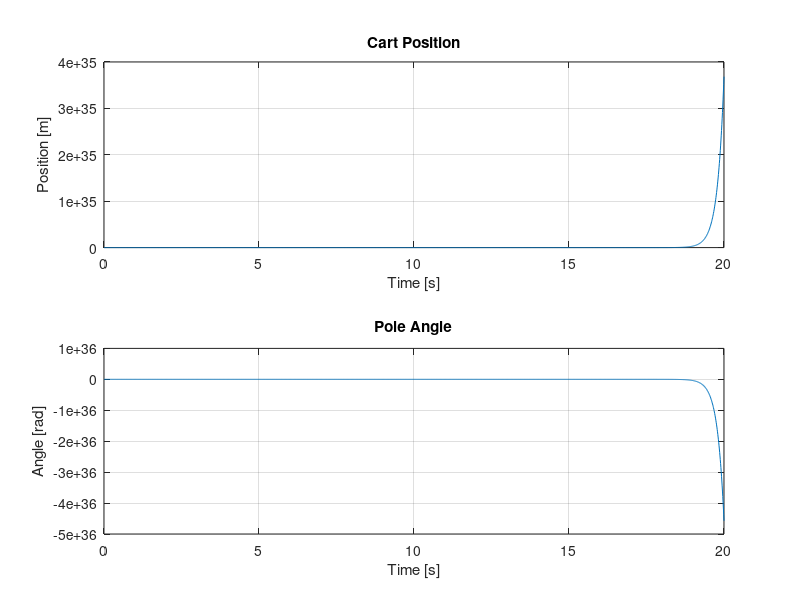

Here is the MATLAB script that generated this plot:
%% Linear Controller for Cart-Pole System %%
% Author: Ryan Russell
% 
% Control Algorithm Developed from: 
% "ECE 221 Project: Inverted Pendulum"
%    By: Dr. Jing Wang



% State Variables:
% x1 = Theta
% x2 = Theta_dot
% x3 = x
% x4 = x_dot

close all
clear all
clc

%%%%%%%%%%%%%%%%%%%%%%%%%%%%%%%%%%%%%%%%%%%%%%%%
%
% PARAMETERS
%
%%%%%%%%%%%%%%%%%%%%%%%%%%%%%%%%%%%%%%%%%%%%%%%%
M = 0.5; % [kg] - Mass of the Cart
m = 0.1; % [kg] - Mass of the pendulum
b = 0.1; % [N/(m/s)] - Coefficient of friction of the cart
l = 0.5; % [m] - Length of pendulum center of mass
g = 9.81; % [m/s^2] - Gravitational Acceleration Constant

t0 = 0; % [s] - Start time
tf = 20; % [s] - End time
T = 0.01; % [s] - Sampling Time
t = t0:T:tf; % Time Vector

x(:,1) = [0.11; rand * 0.1; 2; rand * 0.1]; % Initial Conditions

% State Matrices
A = [0, 1, 0, 0; (g*(M+m))/(M*l), 0, 0, b/(M*l); 0, 0, 0, 1; -(m*g)/M, 0, 0, -b/M];
B = [0; -1/(M*l); 0; 1/M];
C = [1, 0, 0, 0; 0, 0, 1, 0];

% Desired Pole Locataions
zeta = 0.6;
w_n = 1;
pole_d = [-zeta*w_n+1i*w_n*sqrt(1-zeta^2); -zeta*w_n-1i*w_n*sqrt(1-zeta^2);...
                                                    -5*zeta*w_n; -8*zeta*w_n];

% Control Gain Vector
K = acker(A,B,pole_d);

%%%%%%%%%%%%%%%%%%%%%%%%%%%%%%%%%%%%%%%%%%%%%%%%
%
% Simulation (Discrete Time - Euler Integration)
%
%%%%%%%%%%%%%%%%%%%%%%%%%%%%%%%%%%%%%%%%%%%%%%%%
k = 1; % Starting timestep
kf = tf/T; % Final timestep

while k <= kf +1
    u_temp = -K*x(:,k); % Control Input
    u(k) = sign(u_temp)*min(1 , abs(u_temp));
    
    x(1,k+1) = x(1,k) + T * x(2,k);
    x(2,k+1) = x(2,k) + T * ((g*(M+m))/(M*l)*x(1,k) + b/(M*l)*x(4,k) - (1/(M*l))*u(k));
    x(3,k+1) = x(3,k) + T * x(4,k);
    x(4,k+1) = x(4,k) + T * (-((m*g)/M)*x(1,k) - (b/M)* x(4,k) + (1/M)*u(k));
    
    x_pos(k) = x(3,k);
    Theta(k) = x(1,k);
    
    k = k + 1; % Update Timestep
end

%%%%%%%%%%%%%%%%%%%%%%%%%%%%%%%%%%%%%%%%%%%%%%%%
%
% PLOT RESULTS
%
%%%%%%%%%%%%%%%%%%%%%%%%%%%%%%%%%%%%%%%%%%%%%%%%

figure
subplot(2,1,1)
plot(t,x_pos)
title('Cart Position')
ylabel('Position [m]')
xlabel('Time [s]')
grid on
subplot(2,1,2)
plot(t,Theta)
title('Pole Angle')
ylabel('Angle [rad]')
xlabel('Time [s]')
grid on
